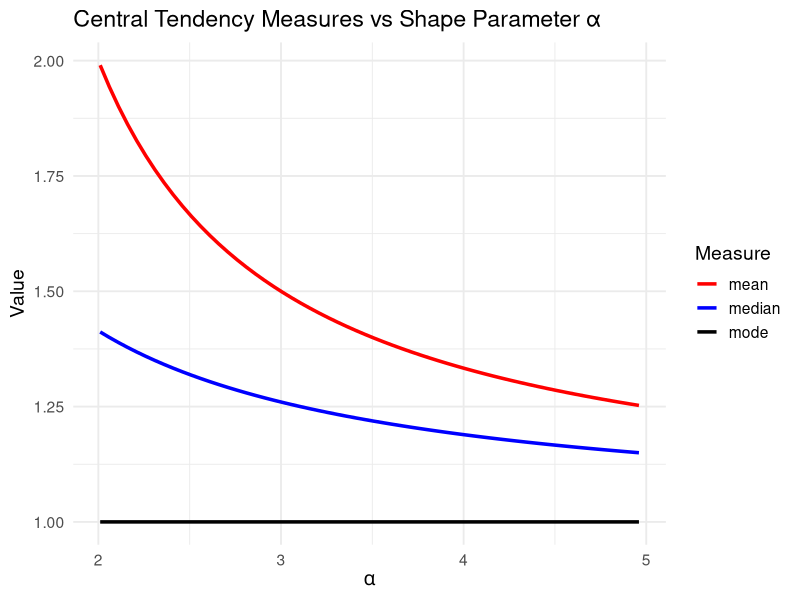
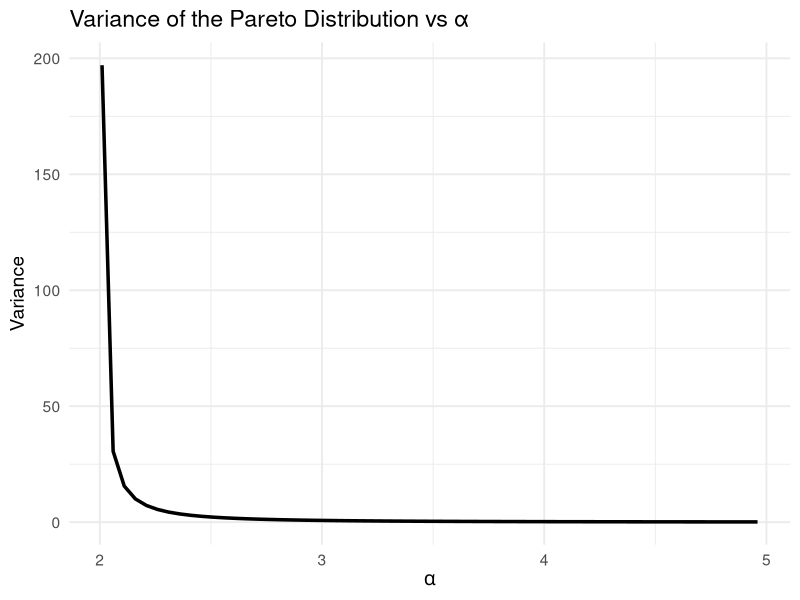

These figures' R source, in order:
## ---- chunk 1
library(ggplot2)
library(dplyr)

# -------------------------------
# Pareto distribution functions
# -------------------------------

# Mean exists only for alpha > 1
pareto_mean <- function(alpha, xm = 1) {
  if(alpha <= 1) return(NA)
  return(alpha * xm / (alpha - 1))
}

# Median (always exists)
pareto_median <- function(alpha, xm = 1) {
  xm * 2^(1/alpha)
}

# Mode (always exists)
pareto_mode <- function(alpha, xm = 1) {
  xm
}

# Variance exists only for alpha > 2
pareto_variance <- function(alpha, xm = 1) {
  if(alpha <= 2) return(NA)
  return((alpha * xm^2) / ((alpha - 1)^2 * (alpha - 2)))
}

# -------------------------------
# Compute values for alpha = 2.5
# -------------------------------

alpha0 <- 2.5
xm <- 1

mean_val    <- pareto_mean(alpha0, xm)
median_val  <- pareto_median(alpha0, xm)
mode_val    <- pareto_mode(alpha0, xm)
var_val     <- pareto_variance(alpha0, xm)

results_df <- data.frame(
  Measure = c("Mean", "Median", "Mode", "Variance"),
  Value = c(mean_val, median_val, mode_val, var_val)
)

results_df

# -------------------------------
# Sensitivity analysis:
# vary alpha from 2 to 5
# -------------------------------

alpha_seq <- seq(2.01, 5, by = 0.05)  # start slightly above 2 to avoid variance blowup

df <- data.frame(
  alpha = alpha_seq,
  mean = sapply(alpha_seq, pareto_mean, xm = xm),
  median = sapply(alpha_seq, pareto_median, xm = xm),
  mode = sapply(alpha_seq, pareto_mode, xm = xm),
  variance = sapply(alpha_seq, pareto_variance, xm = xm)
)

df_long <- df %>%
  tidyr::pivot_longer(cols = -alpha, names_to = "measure", values_to = "value")

# -------------------------------
# Plot: Mean, Median, Mode vs α
# -------------------------------

custom_colors <- c("red",   # Red
                   "blue", # Blue
                   "black")   # Green

ggplot(df_long %>% filter(measure %in% c("mean","median","mode")),
       aes(x = alpha, y = value, color = measure)) +
  geom_line(size = 1.2) +
  scale_color_manual(values = c("red", "blue", "black")) + 
  labs(title = "Central Tendency Measures vs Shape Parameter α",
       x = expression(alpha),
       y = "Value",
       color = "Measure") +
  theme_minimal(base_size = 14)

# -------------------------------
# Plot: Variance vs α
# -------------------------------

ggplot(df, aes(x = alpha, y = variance)) +
  geom_line(size = 1.2) +
  labs(title = "Variance of the Pareto Distribution vs α",
       x = expression(alpha),
       y = "Variance") +
  theme_minimal(base_size = 14)
